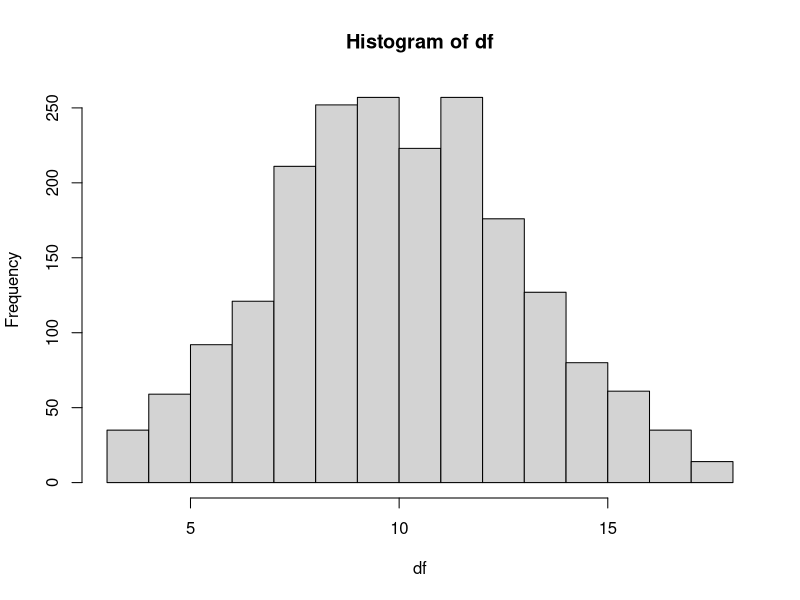

This figure's R source:
## ---- chunk 1
knitr::opts_chunk$set(echo = TRUE)
## ---- chunk 2
three.dice <- function(){
  dice <- sample(1:6, size = 3, replace = TRUE)
  return(sum(dice))
}

df <- replicate(2000, three.dice())

hist(df)

